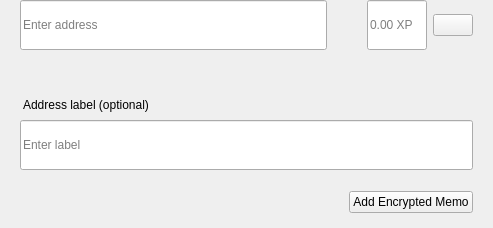
<?xml version="1.0" encoding="UTF-8"?>
<ui version="4.0">
 <class>SendMultiRow</class>
 <widget class="QWidget" name="SendMultiRow">
  <property name="geometry">
   <rect>
    <x>0</x>
    <y>0</y>
    <width>493</width>
    <height>228</height>
   </rect>
  </property>
  <property name="minimumSize">
   <size>
    <width>0</width>
    <height>0</height>
   </size>
  </property>
  <property name="maximumSize">
   <size>
    <width>16777215</width>
    <height>16777215</height>
   </size>
  </property>
  <property name="windowTitle">
   <string>Form</string>
  </property>
  <layout class="QVBoxLayout" name="verticalLayout_3">
   <property name="spacing">
    <number>0</number>
   </property>
   <property name="leftMargin">
    <number>0</number>
   </property>
   <property name="topMargin">
    <number>0</number>
   </property>
   <property name="rightMargin">
    <number>20</number>
   </property>
   <property name="bottomMargin">
    <number>5</number>
   </property>
   <item alignment="Qt::AlignTop">
    <widget class="QWidget" name="widget" native="true">
     <property name="sizePolicy">
      <sizepolicy hsizetype="Expanding" vsizetype="Maximum">
       <horstretch>0</horstretch>
       <verstretch>0</verstretch>
      </sizepolicy>
     </property>
     <property name="minimumSize">
      <size>
       <width>0</width>
       <height>60</height>
      </size>
     </property>
     <property name="maximumSize">
      <size>
       <width>16777215</width>
       <height>85</height>
      </size>
     </property>
     <layout class="QHBoxLayout" name="horizontalLayout" stretch="6,0,2">
      <property name="spacing">
       <number>0</number>
      </property>
      <property name="leftMargin">
       <number>8</number>
      </property>
      <property name="topMargin">
       <number>0</number>
      </property>
      <property name="rightMargin">
       <number>0</number>
      </property>
      <property name="bottomMargin">
       <number>0</number>
      </property>
      <item alignment="Qt::AlignTop">
       <widget class="QStackedWidget" name="stackedAddress">
        <property name="minimumSize">
         <size>
          <width>0</width>
          <height>50</height>
         </size>
        </property>
        <property name="maximumSize">
         <size>
          <width>16777215</width>
          <height>50</height>
         </size>
        </property>
        <widget class="QWidget" name="page_4">
         <property name="sizePolicy">
          <sizepolicy hsizetype="Expanding" vsizetype="Preferred">
           <horstretch>0</horstretch>
           <verstretch>0</verstretch>
          </sizepolicy>
         </property>
         <property name="minimumSize">
          <size>
           <width>0</width>
           <height>50</height>
          </size>
         </property>
         <property name="maximumSize">
          <size>
           <width>16777215</width>
           <height>55</height>
          </size>
         </property>
         <layout class="QVBoxLayout" name="verticalLayout_7">
          <property name="spacing">
           <number>0</number>
          </property>
          <property name="leftMargin">
           <number>12</number>
          </property>
          <property name="topMargin">
           <number>0</number>
          </property>
          <property name="rightMargin">
           <number>0</number>
          </property>
          <property name="bottomMargin">
           <number>0</number>
          </property>
          <item>
           <widget class="QLineEdit" name="lineEditAddress">
            <property name="minimumSize">
             <size>
              <width>0</width>
              <height>50</height>
             </size>
            </property>
            <property name="maximumSize">
             <size>
              <width>16777215</width>
              <height>50</height>
             </size>
            </property>
            <property name="placeholderText">
             <string>Enter address</string>
            </property>
           </widget>
          </item>
         </layout>
        </widget>
        <widget class="QWidget" name="page_3"/>
       </widget>
      </item>
      <item>
       <spacer name="horizontalSpacer_3">
        <property name="orientation">
         <enum>Qt::Horizontal</enum>
        </property>
        <property name="sizeType">
         <enum>QSizePolicy::Fixed</enum>
        </property>
        <property name="sizeHint" stdset="0">
         <size>
          <width>40</width>
          <height>20</height>
         </size>
        </property>
       </spacer>
      </item>
      <item>
       <layout class="QHBoxLayout" name="horizontalLayout_2">
        <property name="spacing">
         <number>6</number>
        </property>
        <item alignment="Qt::AlignTop">
         <widget class="QLineEdit" name="lineEditAmount">
          <property name="sizePolicy">
           <sizepolicy hsizetype="Expanding" vsizetype="Preferred">
            <horstretch>0</horstretch>
            <verstretch>0</verstretch>
           </sizepolicy>
          </property>
          <property name="minimumSize">
           <size>
            <width>0</width>
            <height>50</height>
           </size>
          </property>
          <property name="maximumSize">
           <size>
            <width>16777215</width>
            <height>50</height>
           </size>
          </property>
          <property name="maxLength">
           <number>17</number>
          </property>
          <property name="alignment">
           <set>Qt::AlignLeading|Qt::AlignLeft|Qt::AlignVCenter</set>
          </property>
          <property name="placeholderText">
           <string notr="true">0.00 XP</string>
          </property>
         </widget>
        </item>
        <item>
         <layout class="QVBoxLayout" name="verticalLayout">
          <property name="topMargin">
           <number>14</number>
          </property>
          <property name="bottomMargin">
           <number>0</number>
          </property>
          <item alignment="Qt::AlignTop">
           <widget class="QPushButton" name="btnMenu">
            <property name="minimumSize">
             <size>
              <width>0</width>
              <height>0</height>
             </size>
            </property>
            <property name="maximumSize">
             <size>
              <width>16777215</width>
              <height>16777215</height>
             </size>
            </property>
            <property name="focusPolicy">
             <enum>Qt::NoFocus</enum>
            </property>
            <property name="text">
             <string/>
            </property>
           </widget>
          </item>
         </layout>
        </item>
       </layout>
      </item>
     </layout>
    </widget>
   </item>
   <item>
    <widget class="QWidget" name="layoutLabel" native="true">
     <property name="minimumSize">
      <size>
       <width>0</width>
       <height>0</height>
      </size>
     </property>
     <property name="maximumSize">
      <size>
       <width>16777215</width>
       <height>16777215</height>
      </size>
     </property>
     <layout class="QVBoxLayout" name="verticalLayout_9">
      <property name="spacing">
       <number>6</number>
      </property>
      <property name="leftMargin">
       <number>20</number>
      </property>
      <property name="topMargin">
       <number>0</number>
      </property>
      <property name="rightMargin">
       <number>0</number>
      </property>
      <property name="bottomMargin">
       <number>10</number>
      </property>
      <item>
       <spacer name="verticalSpacer">
        <property name="orientation">
         <enum>Qt::Vertical</enum>
        </property>
        <property name="sizeType">
         <enum>QSizePolicy::Fixed</enum>
        </property>
        <property name="sizeHint" stdset="0">
         <size>
          <width>20</width>
          <height>20</height>
         </size>
        </property>
       </spacer>
      </item>
      <item>
       <widget class="QLabel" name="labelSubtitleDescription">
        <property name="styleSheet">
         <string notr="true">margin-bottom:2px;
margin-left:0.05px;
padding:0px;</string>
        </property>
        <property name="text">
         <string>Address label (optional)</string>
        </property>
       </widget>
      </item>
      <item>
       <widget class="QLineEdit" name="lineEditDescription">
        <property name="minimumSize">
         <size>
          <width>0</width>
          <height>50</height>
         </size>
        </property>
        <property name="maximumSize">
         <size>
          <width>16777215</width>
          <height>50</height>
         </size>
        </property>
        <property name="placeholderText">
         <string>Enter label</string>
        </property>
       </widget>
      </item>
      <item>
       <spacer name="verticalSpacer_2">
        <property name="orientation">
         <enum>Qt::Vertical</enum>
        </property>
        <property name="sizeType">
         <enum>QSizePolicy::Fixed</enum>
        </property>
        <property name="sizeHint" stdset="0">
         <size>
          <width>20</width>
          <height>15</height>
         </size>
        </property>
       </spacer>
      </item>
      <item>
       <widget class="QWidget" name="containerMemo" native="true">
        <layout class="QHBoxLayout" name="horizontalLayout_5">
         <property name="leftMargin">
          <number>0</number>
         </property>
         <property name="topMargin">
          <number>0</number>
         </property>
         <property name="rightMargin">
          <number>0</number>
         </property>
         <property name="bottomMargin">
          <number>0</number>
         </property>
         <item>
          <spacer name="horizontalSpacer">
           <property name="orientation">
            <enum>Qt::Horizontal</enum>
           </property>
           <property name="sizeHint" stdset="0">
            <size>
             <width>40</width>
             <height>20</height>
            </size>
           </property>
          </spacer>
         </item>
         <item>
          <widget class="QPushButton" name="btnAddMemo">
           <property name="text">
            <string notr="true">Add Encrypted Memo</string>
           </property>
          </widget>
         </item>
        </layout>
       </widget>
      </item>
     </layout>
    </widget>
   </item>
  </layout>
 </widget>
 <resources/>
 <connections/>
</ui>
